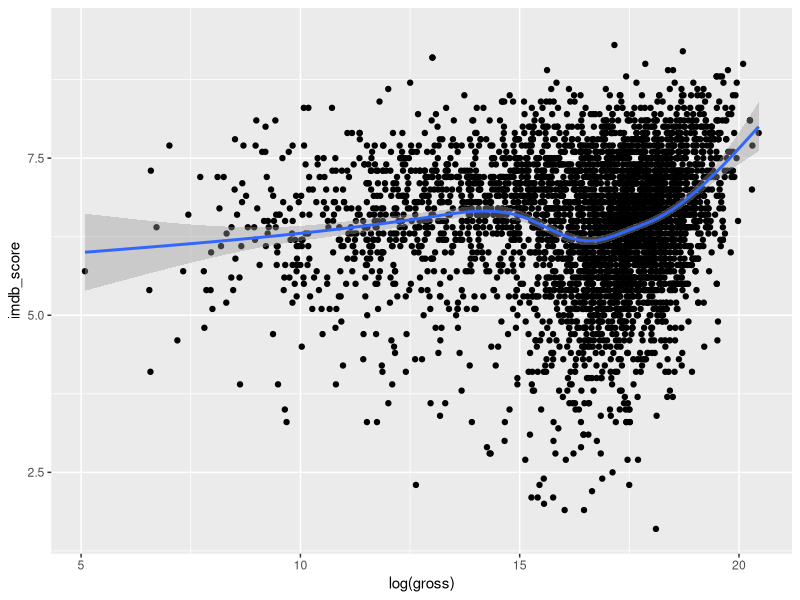
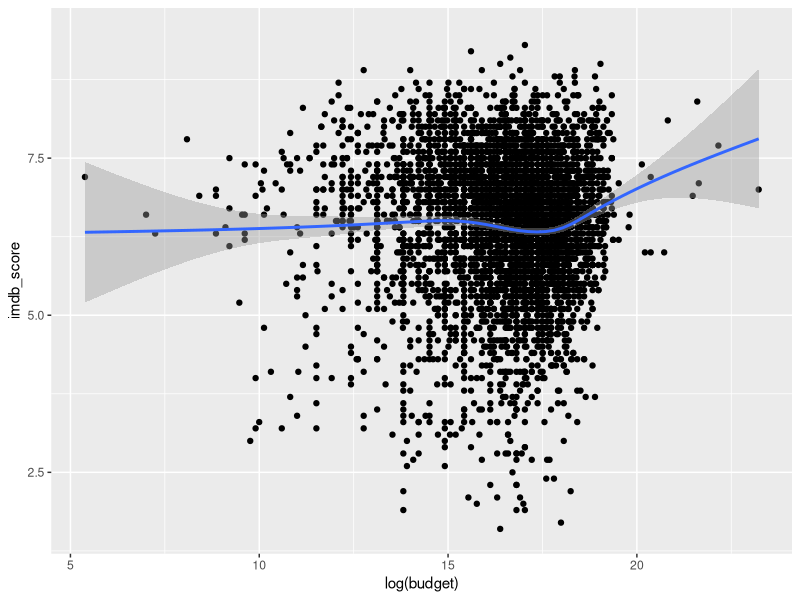
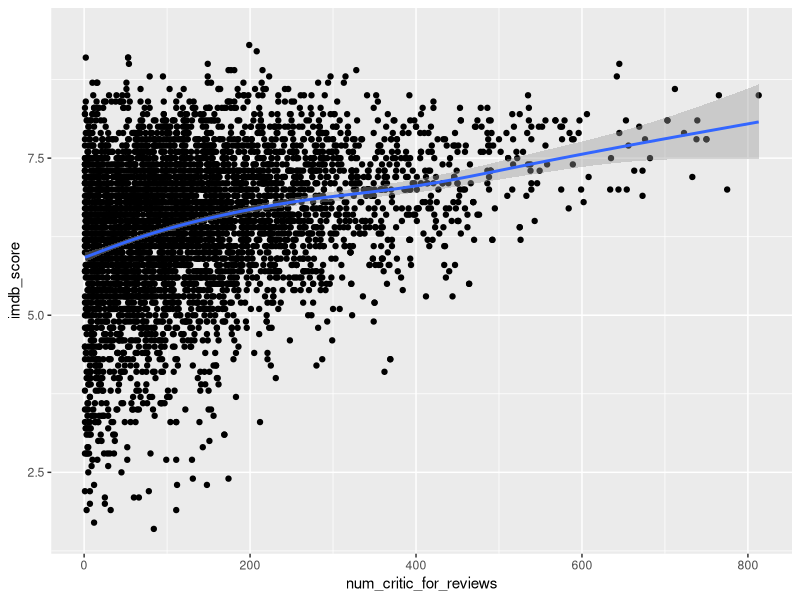
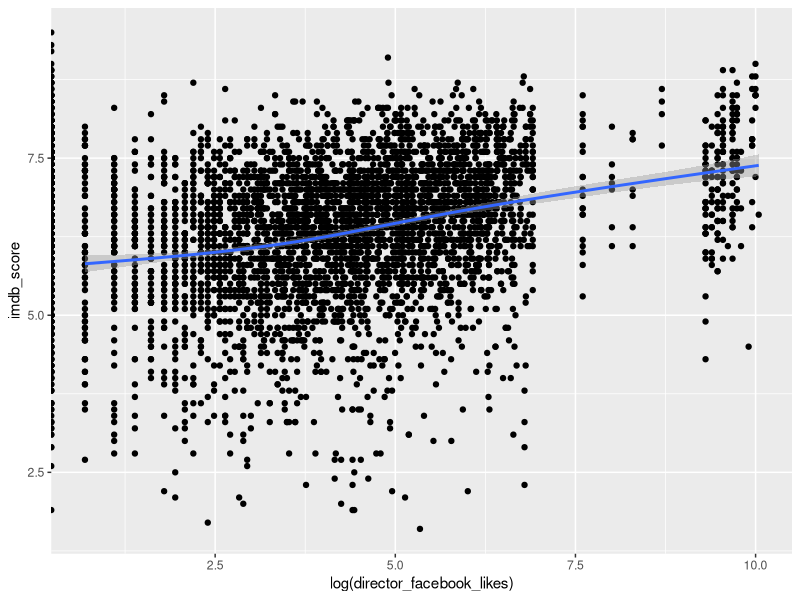
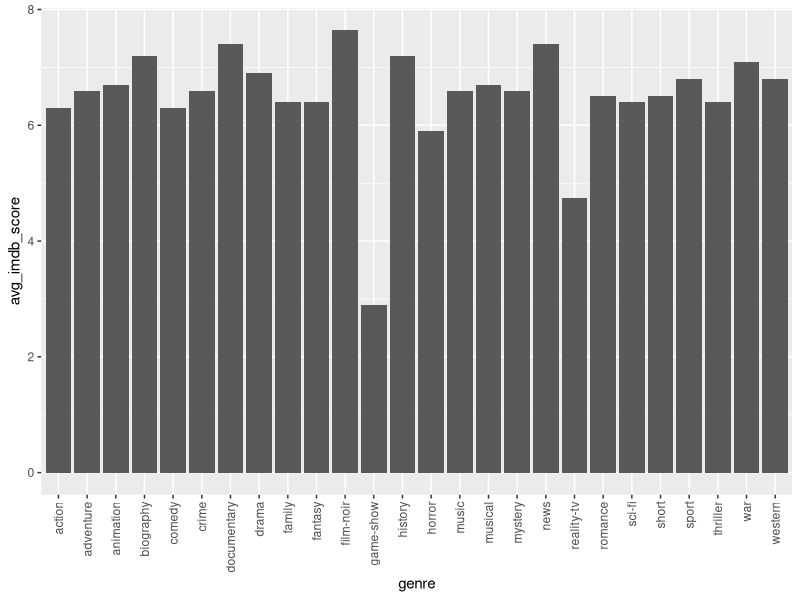
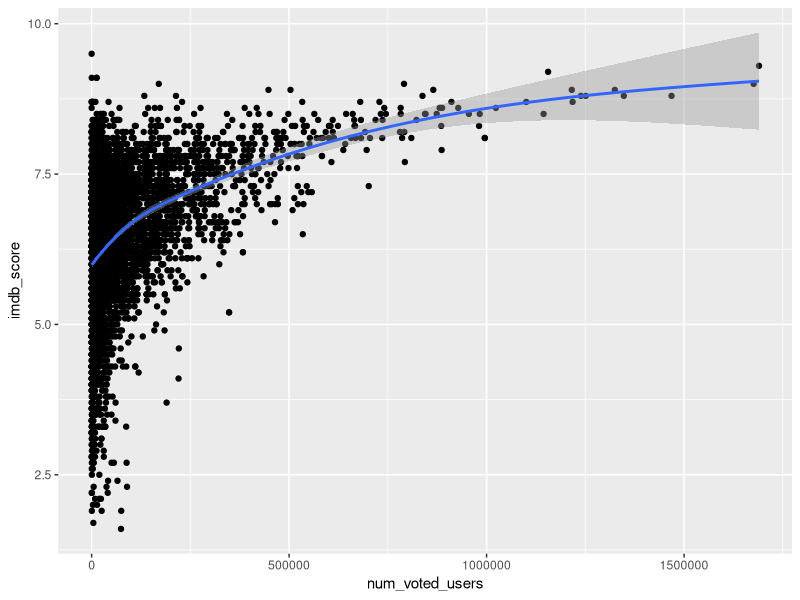
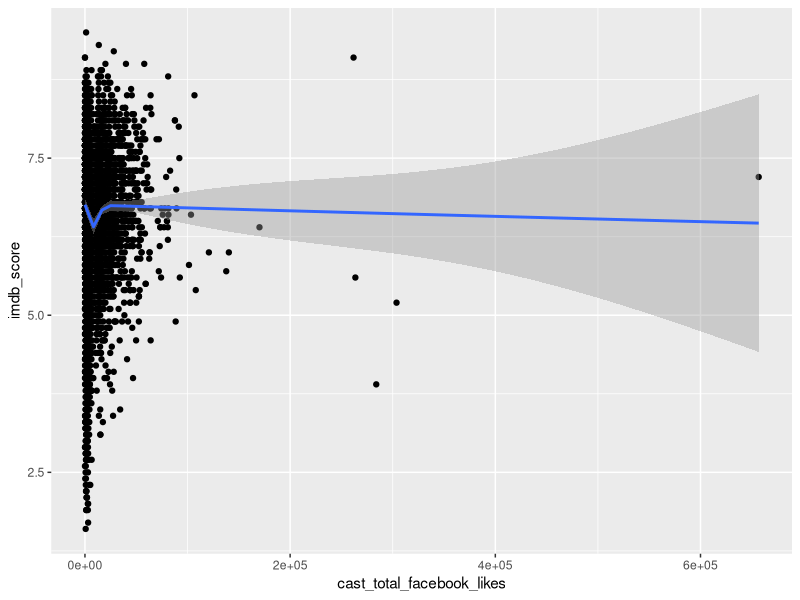

Write R code to recreate these figures, in order. (Note: this script raises an error after producing the figures.)
#####PART 2
#Q1- EDA: Getting a feel
library(tidyverse)
movie = read.csv("movie.csv", fileEncoding = "UTF-8")

view(movie)
dim(movie)
names(movie)
summary(movie)

##EDA: I've picked 6 predictors, now lets visualize them:

#Gross:
ggplot(movie, aes(log(gross), imdb_score))+
  geom_point()+
  geom_smooth()

cor(movie$gross,movie$imdb_score,use="complete.obs")

#Budget:
ggplot(movie, aes(log(budget), imdb_score))+
  geom_point()+
  geom_smooth()

cor(movie$budget,movie$imdb_score,use="complete.obs")

##Number of critics for reviews

ggplot(movie, aes(num_critic_for_reviews, imdb_score))+
  geom_point()+
  geom_smooth()

cor(movie$num_critic_for_reviews,movie$imdb_score,use="complete.obs")

##Director_facebook_likes


ggplot(movie, aes(log(director_facebook_likes), imdb_score))+
  geom_point()+
  geom_smooth()

cor(movie$director_facebook_likes,movie$imdb_score,use="complete.obs")



#Genre:
library(tm)
genres<- (sapply(movie$genres,gsub,pattern="\\|",replacement=" "))
genre.sparse.mat <- DocumentTermMatrix(Corpus(VectorSource(genres)))
genre.sparse.mat<- as.matrix(genre.sparse.mat)


mat.score<- genre.sparse.mat*movie$imdb_score
apply(ifelse(mat.score==0, NA, mat.score), 2, median, na.rm=TRUE)

genre_score<- data.frame(genre=colnames(mat.score),
                         avg_imdb_score=apply(ifelse(mat.score==0, NA, mat.score), 2, median, na.rm=TRUE))

ggplot(genre_score, aes(x=genre, y=avg_imdb_score))+
  geom_bar(stat="identity")+
  theme(axis.text.x=element_text(angle=90,hjust=1,vjust=0.5))

##Chi-squared test
tab.genre<- table(genre_score$genre, genre_score$avg_imdb_score)
chisq.test(tab.genre)


#Number of voted users
ggplot(movie, aes(num_voted_users, imdb_score))+
  geom_point()+
  geom_smooth()

cor(movie$num_voted_users,movie$imdb_score,use="complete.obs")

#Facebook likes
ggplot(movie, aes(cast_total_facebook_likes, imdb_score))+
  geom_point()+
  geom_smooth()

cor(movie$cast_total_facebook_likes,movie$imdb_score,use="complete.obs")


#Movie title
library(tm)
movie_title<- (sapply(movie$movie_title,gsub,pattern="\\|",replacement=" "))
movie_title.sparse.mat <- DocumentTermMatrix(Corpus(VectorSource(movie_title)))
movie_title.sparse.mat<- as.matrix(movie_title.sparse.mat)


movie_mat.score<- movie_title.sparse.mat*movie$imdb_score
apply(ifelse(movie_mat.score==0, NA, movie_mat.score), 2, median, na.rm=TRUE)

title_score<- data.frame(title=colnames(movie_mat.score),
                         avg_imdb_score=apply(ifelse(movie_mat.score==0, NA, movie_mat.score), 2, median, na.rm=TRUE))

ggplot(title_score, aes(x=title, y=avg_imdb_score))+
  geom_bar(stat="identity")

ggplot(title_score, aes(x= avg_imdb_score, fill=title))+
  geom_bar(position = "fill")

#Chi-squared test
tab.title<- table(title_score$title, title_score$avg_imdb_score)
chisq.test(tab.title)


##3

training<- movie[1:400,]
testing<- movie[-c(1:400),]
lm.fit1<- lm(imdb_score~gross + budget + movie_facebook_likes,
             cast_total_facebook_likes, data = training)

pred.test<- predict(lm.fit1, newdata = testing)
MSPE<- mean((testing$imdb_score-pred.test)^2)
